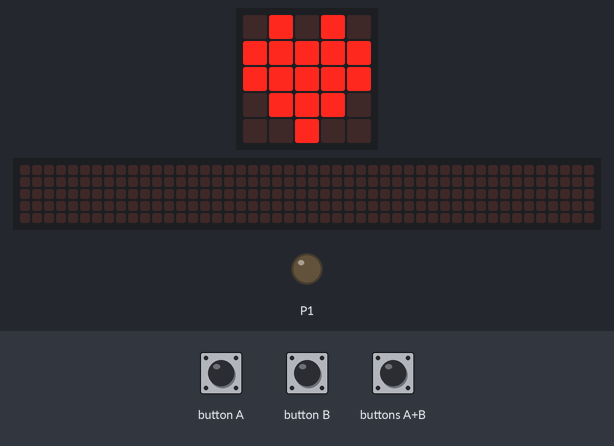
A program run on a simulated BBC micro:bit (MakeCode). On the bench: the board's 5×5 LED display, a strip that is not on the board, showing the scrolling text unrolled, output pins drawn as LEDs (lit = HIGH). The test bench sets the inputs (shaded band). The 48×5 strip is a reading aid, not a part: it shows the text the display is scrolling, unrolled, one strip-width of it at a time.

Above: at 1.7 s.
1.8 s: buttons A+B pressed for 0.15 s
At 2.29 s:
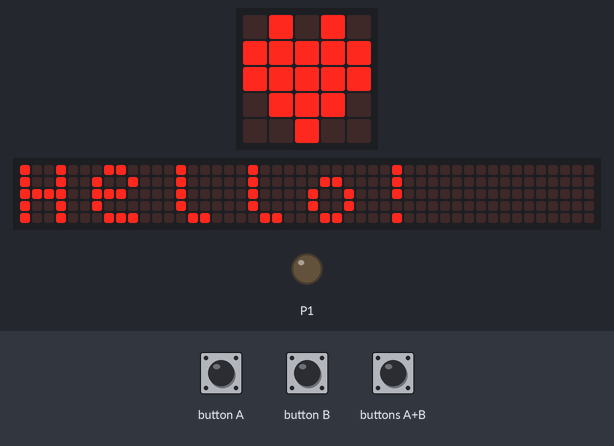
2.5 s: button A pressed for 0.15 s
3.2 s: buttons A+B pressed for 1 s
4.8 s: button B pressed for 0.15 s
At 9.34 s:
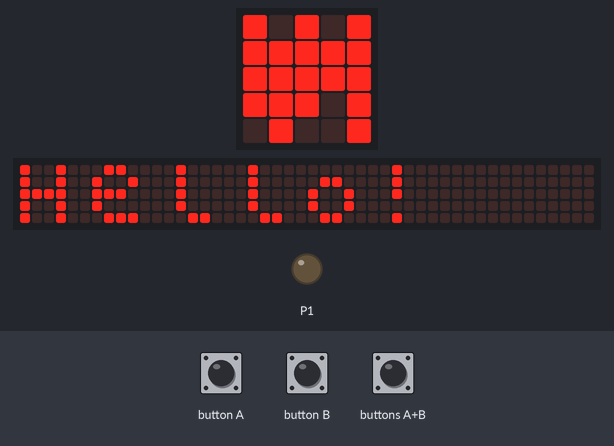
10.0 s: buttons A+B pressed for 0.15 s
At 16.41 s:
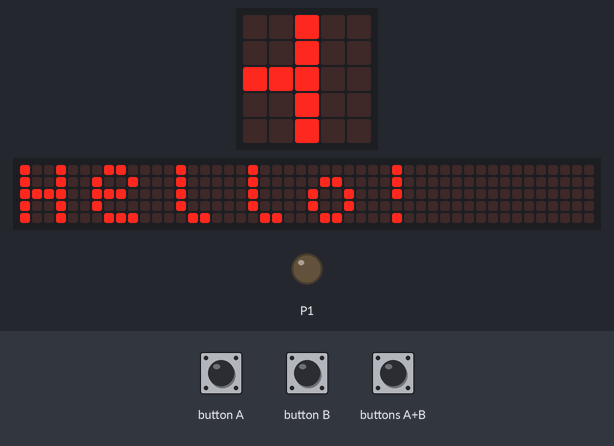
Timing chart, 0 to 23.2 s (numbered marks = the images above; inputs shaded):
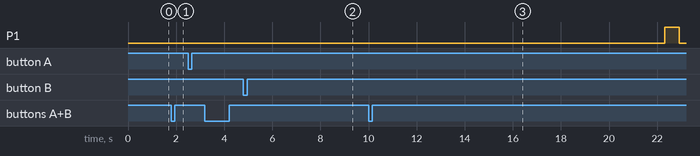

The program:

main.ts
```typescript
input.onButtonPressed(Button.A, function () {
    basic.showIcon(IconNames.Happy)
    pins.digitalWritePin(DigitalPin.P1, 1)
})
input.onButtonPressed(Button.AB, function () {
    basic.showString("Hello!")
})
input.onButtonPressed(Button.B, function () {
    basic.showIcon(IconNames.Sad)
    pins.digitalWritePin(DigitalPin.P1, 0)
})
basic.forever(function () {
    basic.showIcon(IconNames.Heart)
    basic.pause(500)
    basic.clearScreen()
    basic.pause(500)
})
```

test.ts
```typescript
// 在這裡測試；當此封包作為擴充功能時，將不會編譯此內容。
```

Measured:
- after the input at 1.8 s, the display: changes after 0.42 s (image 1)
- after the input at 4.8 s, the display: first differs from a run without the input after 3.7 s (image 2 shows a later state)
